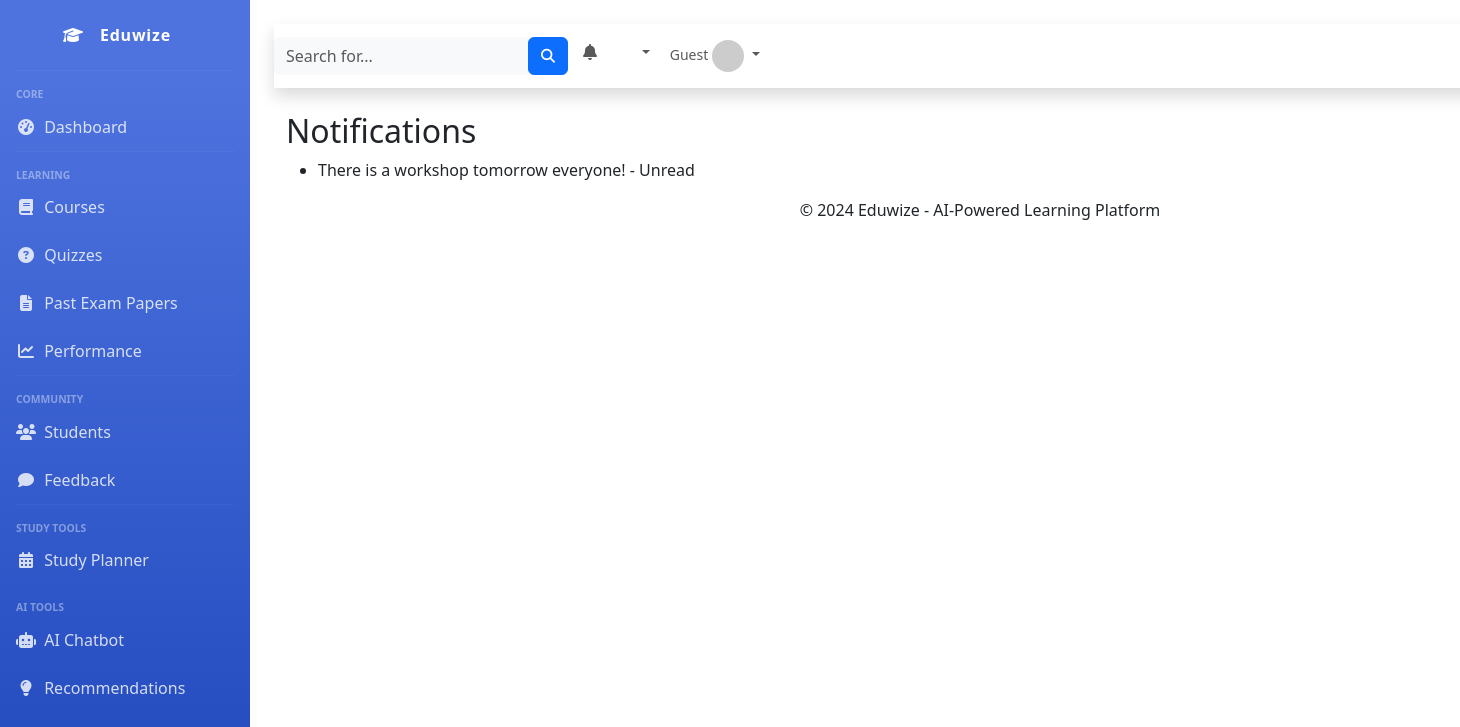
/notifications/, run on the app's committed database.
### eduwize_app/models.py (models this page shows, shortened)
class Notification(models.Model):
    student = models.ForeignKey(Student, on_delete=models.CASCADE)
    message = models.TextField()
    is_read = models.BooleanField(default=False)
    created_at = models.DateTimeField(auto_now_add=True)

### eduwize_app/views.py (the view)
# urls.py: path('notifications/', views.NotificationsListView.as_view(), name='notifications-list'),
class NotificationsListView(ListView):
    model = Notification
    template_name = 'eduwize_app/notifications_list.html'
    context_object_name = 'notifications'

### eduwize_app/templates/eduwize_app/notification_list.html
{% extends 'eduwize_app/base_generic.html' %}
{% block content %}
  <h2>Notifications</h2>
  <ul>
    {% for notification in notifications %}
      <li>{{ notification.message }} - {% if notification.is_read %} Read {% else %} Unread {% endif %}</li>
    {% endfor %}
  </ul>
{% endblock %}

### data on the page
Notification: message "There is a workshop tomorrow everyone!", is_read "Unread"
